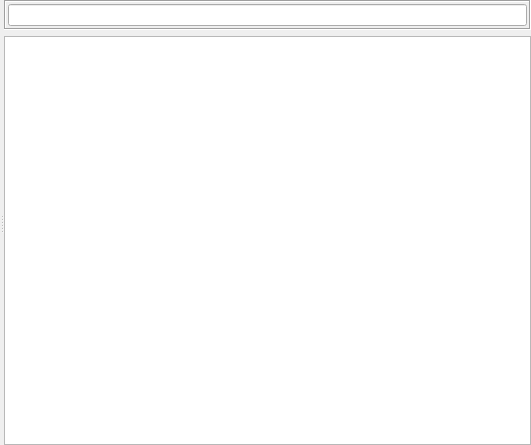
<?xml version="1.0" encoding="UTF-8"?>
<ui version="4.0">
 <class>ChatLobbyDialog</class>
 <widget class="QWidget" name="ChatLobbyDialog">
  <property name="geometry">
   <rect>
    <x>0</x>
    <y>0</y>
    <width>531</width>
    <height>445</height>
   </rect>
  </property>
  <property name="windowTitle">
   <string notr="true">MainWindow</string>
  </property>
  <layout class="QHBoxLayout" name="ChatLobbyDialogHLayout">
   <property name="leftMargin">
    <number>0</number>
   </property>
   <property name="topMargin">
    <number>0</number>
   </property>
   <property name="rightMargin">
    <number>0</number>
   </property>
   <property name="bottomMargin">
    <number>0</number>
   </property>
   <item>
    <widget class="QSplitter" name="splitter">
     <property name="orientation">
      <enum>Qt::Horizontal</enum>
     </property>
     <widget class="QWidget" name="layoutWidget">
      <layout class="QHBoxLayout" name="chatLayout">
       <property name="topMargin">
        <number>0</number>
       </property>
       <item>
        <widget class="ChatWidget" name="chatWidget" native="true">
         <property name="sizePolicy">
          <sizepolicy hsizetype="Expanding" vsizetype="Expanding">
           <horstretch>0</horstretch>
           <verstretch>0</verstretch>
          </sizepolicy>
         </property>
        </widget>
       </item>
      </layout>
     </widget>
     <widget class="QFrame" name="participantsFrame">
      <property name="sizePolicy">
       <sizepolicy hsizetype="Minimum" vsizetype="Expanding">
        <horstretch>0</horstretch>
        <verstretch>0</verstretch>
       </sizepolicy>
      </property>
      <property name="minimumSize">
       <size>
        <width>120</width>
        <height>0</height>
       </size>
      </property>
      <layout class="QVBoxLayout" name="participantsFrameVLayout">
       <property name="leftMargin">
        <number>0</number>
       </property>
       <property name="topMargin">
        <number>0</number>
       </property>
       <property name="rightMargin">
        <number>0</number>
       </property>
       <property name="bottomMargin">
        <number>0</number>
       </property>
       <item>
        <widget class="QFrame" name="toolBarFrame">
         <property name="frameShape">
          <enum>QFrame::Box</enum>
         </property>
         <property name="frameShadow">
          <enum>QFrame::Sunken</enum>
         </property>
         <layout class="QHBoxLayout" name="toolBarFrameHLayout">
          <property name="leftMargin">
           <number>2</number>
          </property>
          <property name="topMargin">
           <number>2</number>
          </property>
          <property name="rightMargin">
           <number>2</number>
          </property>
          <property name="bottomMargin">
           <number>2</number>
          </property>
          <item>
           <widget class="LineEditClear" name="filterLineEdit"/>
          </item>
         </layout>
        </widget>
       </item>
       <item>
        <widget class="RSTreeWidget" name="participantsList">
         <property name="sizePolicy">
          <sizepolicy hsizetype="Expanding" vsizetype="Expanding">
           <horstretch>0</horstretch>
           <verstretch>0</verstretch>
          </sizepolicy>
         </property>
         <property name="minimumSize">
          <size>
           <width>120</width>
           <height>0</height>
          </size>
         </property>
         <property name="contextMenuPolicy">
          <enum>Qt::CustomContextMenu</enum>
         </property>
         <property name="selectionMode">
          <enum>QAbstractItemView::ExtendedSelection</enum>
         </property>
         <property name="iconSize">
          <size>
           <width>16</width>
           <height>16</height>
          </size>
         </property>
         <property name="rootIsDecorated">
          <bool>false</bool>
         </property>
         <property name="animated">
          <bool>true</bool>
         </property>
         <property name="allColumnsShowFocus">
          <bool>true</bool>
         </property>
         <property name="wordWrap">
          <bool>false</bool>
         </property>
         <property name="headerHidden">
          <bool>true</bool>
         </property>
         <attribute name="headerVisible">
          <bool>false</bool>
         </attribute>
         <attribute name="headerStretchLastSection">
          <bool>false</bool>
         </attribute>
         <column>
          <property name="text">
           <string>Name</string>
          </property>
         </column>
        </widget>
       </item>
      </layout>
     </widget>
    </widget>
   </item>
  </layout>
  <action name="actionChangeNickname">
   <property name="text">
    <string>Change nick name</string>
   </property>
  </action>
 </widget>
 <customwidgets>
  <customwidget>
   <class>LineEditClear</class>
   <extends>QLineEdit</extends>
   <header location="global">gui/common/LineEditClear.h</header>
  </customwidget>
  <customwidget>
   <class>ChatWidget</class>
   <extends>QWidget</extends>
   <header location="global">gui/chat/ChatWidget.h</header>
   <container>1</container>
  </customwidget>
  <customwidget>
   <class>RSTreeWidget</class>
   <extends>QTreeWidget</extends>
   <header>gui/common/RSTreeWidget.h</header>
  </customwidget>
 </customwidgets>
 <resources>
  <include location="../icons.qrc"/>
  <include location="../images.qrc"/>
 </resources>
 <connections/>
</ui>
